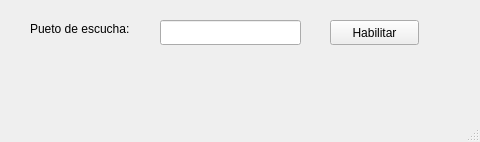
<?xml version="1.0" encoding="UTF-8"?>
<ui version="4.0">
 <class>Serverwindow</class>
 <widget class="QMainWindow" name="Serverwindow">
  <property name="geometry">
   <rect>
    <x>0</x>
    <y>0</y>
    <width>480</width>
    <height>142</height>
   </rect>
  </property>
  <property name="windowTitle">
   <string>MainWindow</string>
  </property>
  <widget class="QWidget" name="centralwidget">
   <widget class="QLabel" name="label">
    <property name="geometry">
     <rect>
      <x>30</x>
      <y>20</y>
      <width>131</width>
      <height>17</height>
     </rect>
    </property>
    <property name="text">
     <string>Pueto de escucha:</string>
    </property>
   </widget>
   <widget class="QPushButton" name="pushButton">
    <property name="geometry">
     <rect>
      <x>330</x>
      <y>20</y>
      <width>89</width>
      <height>25</height>
     </rect>
    </property>
    <property name="text">
     <string>Habilitar</string>
    </property>
   </widget>
   <widget class="QLabel" name="label_2">
    <property name="geometry">
     <rect>
      <x>150</x>
      <y>70</y>
      <width>221</width>
      <height>20</height>
     </rect>
    </property>
    <property name="text">
     <string/>
    </property>
   </widget>
   <widget class="QLineEdit" name="lineEdit">
    <property name="geometry">
     <rect>
      <x>160</x>
      <y>20</y>
      <width>141</width>
      <height>25</height>
     </rect>
    </property>
   </widget>
  </widget>
  <widget class="QMenuBar" name="menubar">
   <property name="geometry">
    <rect>
     <x>0</x>
     <y>0</y>
     <width>480</width>
     <height>22</height>
    </rect>
   </property>
  </widget>
  <widget class="QStatusBar" name="statusbar"/>
 </widget>
 <resources/>
 <connections/>
</ui>
